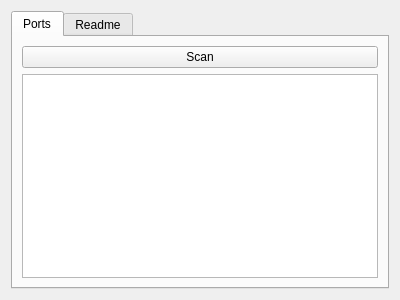
<?xml version="1.0" encoding="UTF-8"?>
<ui version="4.0">
 <class>Form</class>
 <widget class="QWidget" name="Form">
  <property name="geometry">
   <rect>
    <x>0</x>
    <y>0</y>
    <width>400</width>
    <height>300</height>
   </rect>
  </property>
  <property name="windowTitle">
   <string>Form</string>
  </property>
  <layout class="QVBoxLayout" name="verticalLayout">
   <item>
    <widget class="QTabWidget" name="main_tabs">
     <property name="sizePolicy">
      <sizepolicy hsizetype="Preferred" vsizetype="Preferred">
       <horstretch>0</horstretch>
       <verstretch>0</verstretch>
      </sizepolicy>
     </property>
     <property name="currentIndex">
      <number>0</number>
     </property>
     <widget class="QWidget" name="ports_tab">
      <attribute name="title">
       <string>Ports</string>
      </attribute>
      <layout class="QVBoxLayout" name="verticalLayout_2">
       <item>
        <widget class="QPushButton" name="scan_toggle_button">
         <property name="text">
          <string>Scan</string>
         </property>
        </widget>
       </item>
       <item>
        <widget class="QListWidget" name="port_list"/>
       </item>
      </layout>
     </widget>
     <widget class="QWidget" name="readme_tab">
      <attribute name="title">
       <string>Readme</string>
      </attribute>
     </widget>
    </widget>
   </item>
  </layout>
 </widget>
 <resources/>
 <connections/>
</ui>
